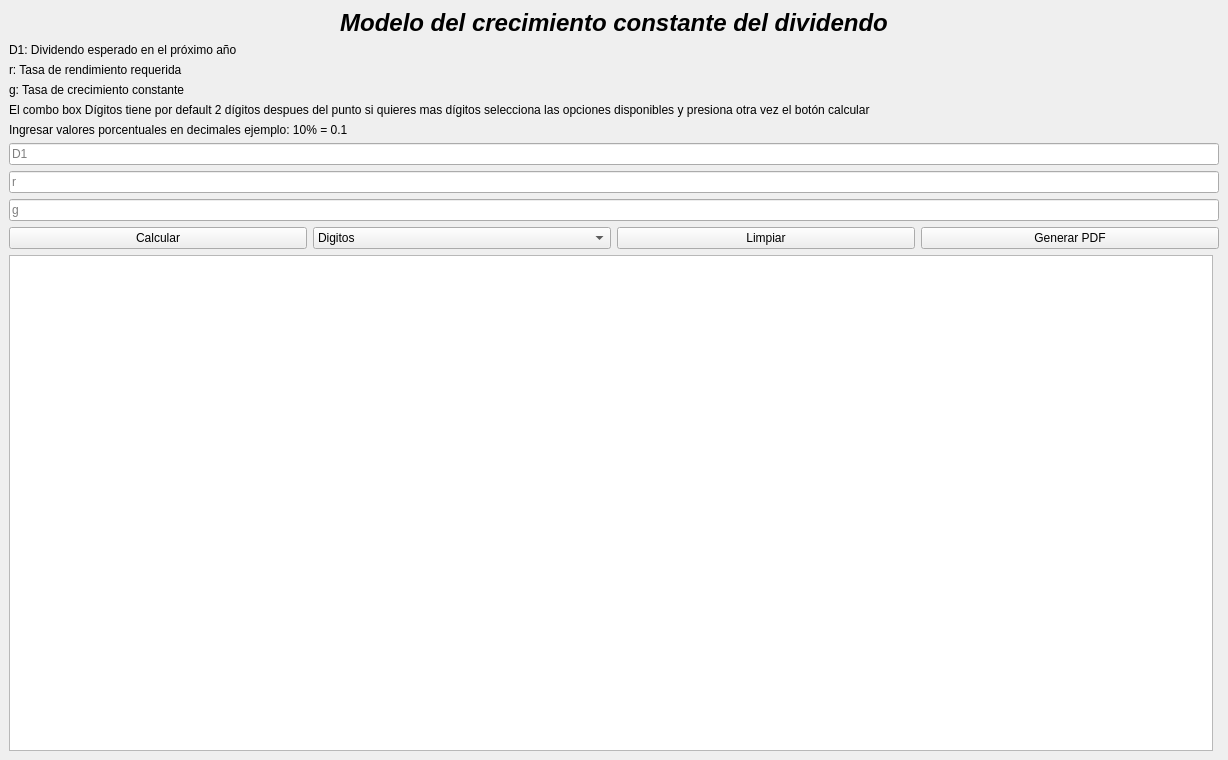
<?xml version="1.0" encoding="UTF-8"?>
<ui version="4.0">
 <class>MainWindow</class>
 <widget class="QMainWindow" name="MainWindow">
  <property name="windowModality">
   <enum>Qt::WindowModal</enum>
  </property>
  <property name="geometry">
   <rect>
    <x>0</x>
    <y>0</y>
    <width>1228</width>
    <height>760</height>
   </rect>
  </property>
  <property name="windowTitle">
   <string>Modelo del crecimiento constante del dividendo</string>
  </property>
  <property name="styleSheet">
   <string notr="true">font: 16pt &quot;Segoe UI&quot;;

width: 70%;</string>
  </property>
  <widget class="QWidget" name="centralwidget">
   <layout class="QVBoxLayout" name="verticalLayout">
    <item>
     <widget class="QLabel" name="label_title">
      <property name="font">
       <font>
        <family>Segoe UI</family>
        <pointsize>18</pointsize>
        <italic>true</italic>
        <bold>true</bold>
       </font>
      </property>
      <property name="styleSheet">
       <string notr="true">font: 700 italic 18pt &quot;Segoe UI&quot;;</string>
      </property>
      <property name="text">
       <string>Modelo del crecimiento constante del dividendo</string>
      </property>
      <property name="alignment">
       <set>Qt::AlignCenter</set>
      </property>
     </widget>
    </item>
    <item>
     <widget class="QLabel" name="label">
      <property name="text">
       <string>D1: Dividendo esperado en el próximo año</string>
      </property>
     </widget>
    </item>
    <item>
     <widget class="QLabel" name="label_2">
      <property name="text">
       <string>r: Tasa de rendimiento requerida</string>
      </property>
     </widget>
    </item>
    <item>
     <widget class="QLabel" name="label_3">
      <property name="text">
       <string>g: Tasa de crecimiento constante</string>
      </property>
     </widget>
    </item>
    <item>
     <widget class="QLabel" name="label_7">
      <property name="styleSheet">
       <string notr="true">font: 9pt &quot;Segoe UI&quot;;</string>
      </property>
      <property name="text">
       <string>El combo box Dígitos tiene por default 2 dígitos despues del punto si quieres mas dígitos selecciona las opciones disponibles y presiona otra vez el botón calcular</string>
      </property>
     </widget>
    </item>
    <item>
     <widget class="QLabel" name="label_7">
      <property name="styleSheet">
       <string notr="true">font: 9pt &quot;Segoe UI&quot;;</string>
      </property>
      <property name="text">
       <string>Ingresar valores porcentuales en decimales ejemplo: 10% = 0.1</string>
      </property>
     </widget>
    </item>
    <item>
     <widget class="QLineEdit" name="txt_D1">
      <property name="placeholderText">
       <string>D1</string>
      </property>
     </widget>
    </item>
    <item>
     <widget class="QLineEdit" name="txt_r">
      <property name="placeholderText">
       <string>r</string>
      </property>
     </widget>
    </item>
    <item>
     <widget class="QLineEdit" name="txt_g">
      <property name="placeholderText">
       <string>g</string>
      </property>
     </widget>
    </item>
    <item>
     <layout class="QHBoxLayout" name="horizontalLayout_2">
      <item>
       <widget class="QPushButton" name="btn_calcular">
        <property name="text">
         <string>Calcular</string>
        </property>
       </widget>
      </item>
      <item>
       <widget class="QComboBox" name="cb_digitos">
        <item>
         <property name="text">
          <string>Digitos</string>
         </property>
        </item>
        <item>
         <property name="text">
          <string>3</string>
         </property>
        </item>
        <item>
         <property name="text">
          <string>4</string>
         </property>
        </item>
        <item>
         <property name="text">
          <string>5</string>
         </property>
        </item>
        <item>
         <property name="text">
          <string>Todos</string>
         </property>
        </item>
       </widget>
      </item>
      <item>
       <widget class="QPushButton" name="btn_limpiar">
        <property name="text">
         <string>Limpiar</string>
        </property>
       </widget>
      </item>
      <item>
       <widget class="QPushButton" name="btn_generar_pdf">
        <property name="text">
         <string>Generar PDF</string>
        </property>
       </widget>
      </item>
     </layout>
    </item>
    <item>
     <layout class="QHBoxLayout" name="horizontalLayout">
      <item>
       <widget class="QTextBrowser" name="tb_resultado"/>
      </item>
      <item>
       <layout class="QVBoxLayout" name="verticalLayout_2">
        <item>
         <widget class="QWidget" name="widgetGrafico" native="true"/>
        </item>
       </layout>
      </item>
     </layout>
    </item>
   </layout>
  </widget>
 </widget>
 <resources/>
 <connections/>
</ui>
